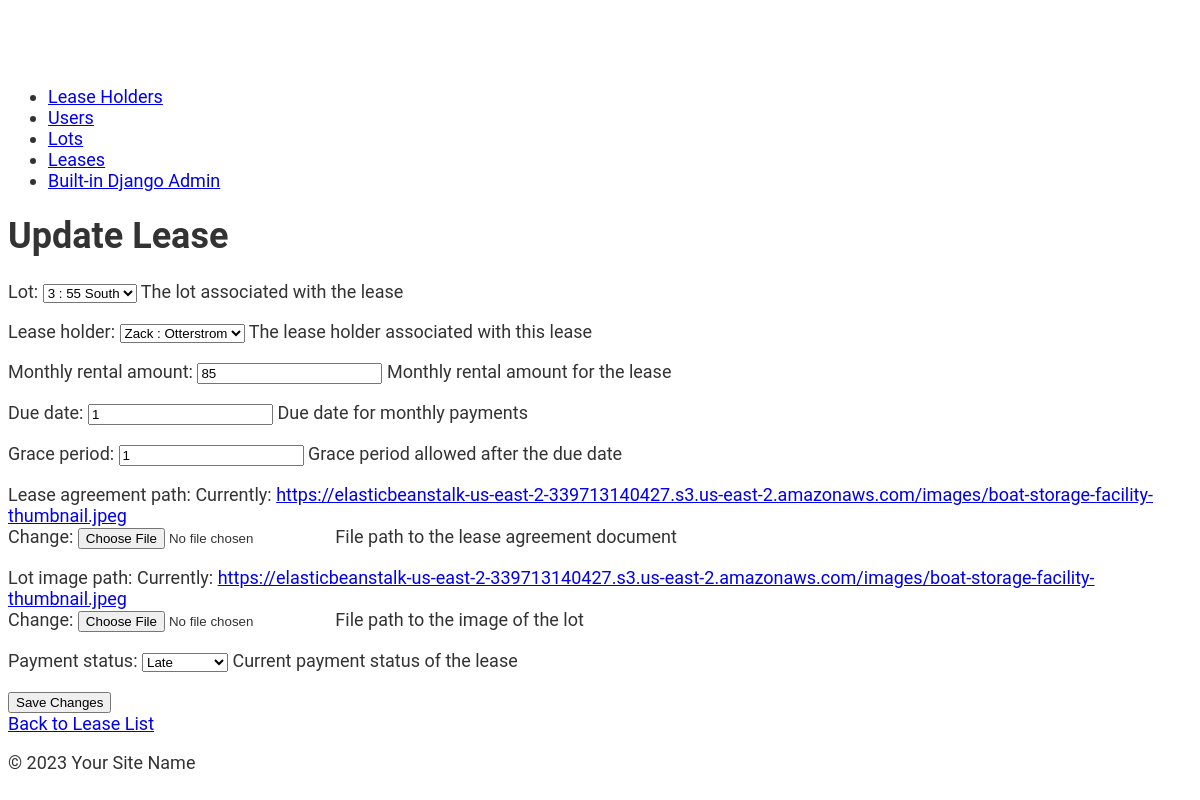
The app's page /api/lease_update/edit/37/ (signed in) with its own data.
### lots/models.py (models this page shows, shortened)
class Lease(models.Model):
    UP_TO_DATE = 'up-to-date'
    LATE = 'late'
    DELINQUENT = 'delinquent'
    PAYMENT_STATUS_CHOICES = [
        (UP_TO_DATE, 'Up to date'),
        (LATE, 'Late'),
        (DELINQUENT, 'Delinquent'),
    ]
    lot = models.ForeignKey(Lot, on_delete=models.CASCADE, help_text="The lot associated with the lease")
    lease_holder = models.ForeignKey(LeaseHolder, on_delete=models.PROTECT,
                                     help_text="The lease holder associated with this lease")
    last_payment_date = models.DateField(null=True, blank=True, help_text="Date of the most recent payment")
    last_payment_date_id = models.ForeignKey('Payment', on_delete=models.SET_NULL, null=True, blank=True,
                                             related_name='last_payment_for_lease',
                                             help_text="ID of the most recent payment")
    monthly_rental_amount = models.IntegerField(help_text="Monthly rental amount for the lease")
    due_date = models.PositiveSmallIntegerField(validators=[MaxValueValidator(30)],
                                                help_text="Due date for monthly payments")
    grace_period = models.PositiveSmallIntegerField(validators=[MaxValueValidator(30)],
                                                    help_text="Grace period allowed after the due date")
    lease_agreement_path = models.FileField(upload_to='lease_agreements/',
                                            help_text="File path to the lease agreement document")
    lot_image_path = models.FileField(upload_to='images/', help_text="File path to the image of the lot")
    payment_status = models.CharField(
        max_length=20,
        choices=PAYMENT_STATUS_CHOICES,
        default=LATE,
        help_text="Current payment status of the lease"
    )

### lots/views.py (the view)
# urls.py: path('lease_update/edit/<int:lease_id>/', lease_update, name='lease_update'),
@login_required
@user_passes_test(is_staff_or_admin)
def lease_update(request, lease_id):  # lease_id matches the URL pattern
    lease = get_object_or_404(Lease, pk=lease_id)
    original_lot = lease.lot
    if request.method == "POST":
        form = LeaseForm(request.POST, instance=lease)
        if form.is_valid():
            updated_lease = form.save(commit=False)
            new_lot = updated_lease.lot
            if original_lot != new_lot:
                original_lot.occupied = False
                original_lot.save()
                new_lot.occupied = True
                new_lot.save()
            updated_lease.save()
            return redirect('lease_back_list')
    else:
        form = LeaseForm(instance=lease)
    return render(request, 'lots/lease_update.html', {'form': form})

### lots/forms.py
class LeaseForm(forms.ModelForm):
    class Meta:
        model = Lease
        fields = ['lot', 'lease_holder', 'monthly_rental_amount', 'due_date', 'grace_period', 'lease_agreement_path',
                  'lot_image_path', 'payment_status']

### lots/models.py (called while the page is built)
    def __str__(self):
        return f"{self.lot_number} : {self.lot_address}\n"

    def __str__(self):
        return f"{self.lease_holder_first_name} : {self.lease_holder_last_name}\n"

### lots/views.py (called while the page is built)
def is_staff_or_admin(user):
    return user.is_staff or user.is_superuser

### lots/templates/lots/lease_update.html (shortened to what this page needs)
{% extends 'lots/base.html' %}
{% block content %}
<body>
    <h1>Update Lease</h1>
    <form method="post" enctype="multipart/form-data">
        {{ form.as_p }}
        <button type="submit">Save Changes</button>
    </form>
    <a href="{% url 'lease-list' %}">Back to Lease List</a>
</body>
{% endblock %}

### lots/static/lots/style.css (style rules this page uses)
body { font-family: 'Roboto', sans-serif; font-size: 18px; color: #333; padding-top: 60px; }
h1, h2, h3, h4, h5, h6 { font-weight: 700; }

### records on screen
Lease: lot "3 : 55 South", lease_holder "Zack : Otterstrom", monthly_rental_amount "85", due_date "1", grace_period "1", payment_status "Late"
